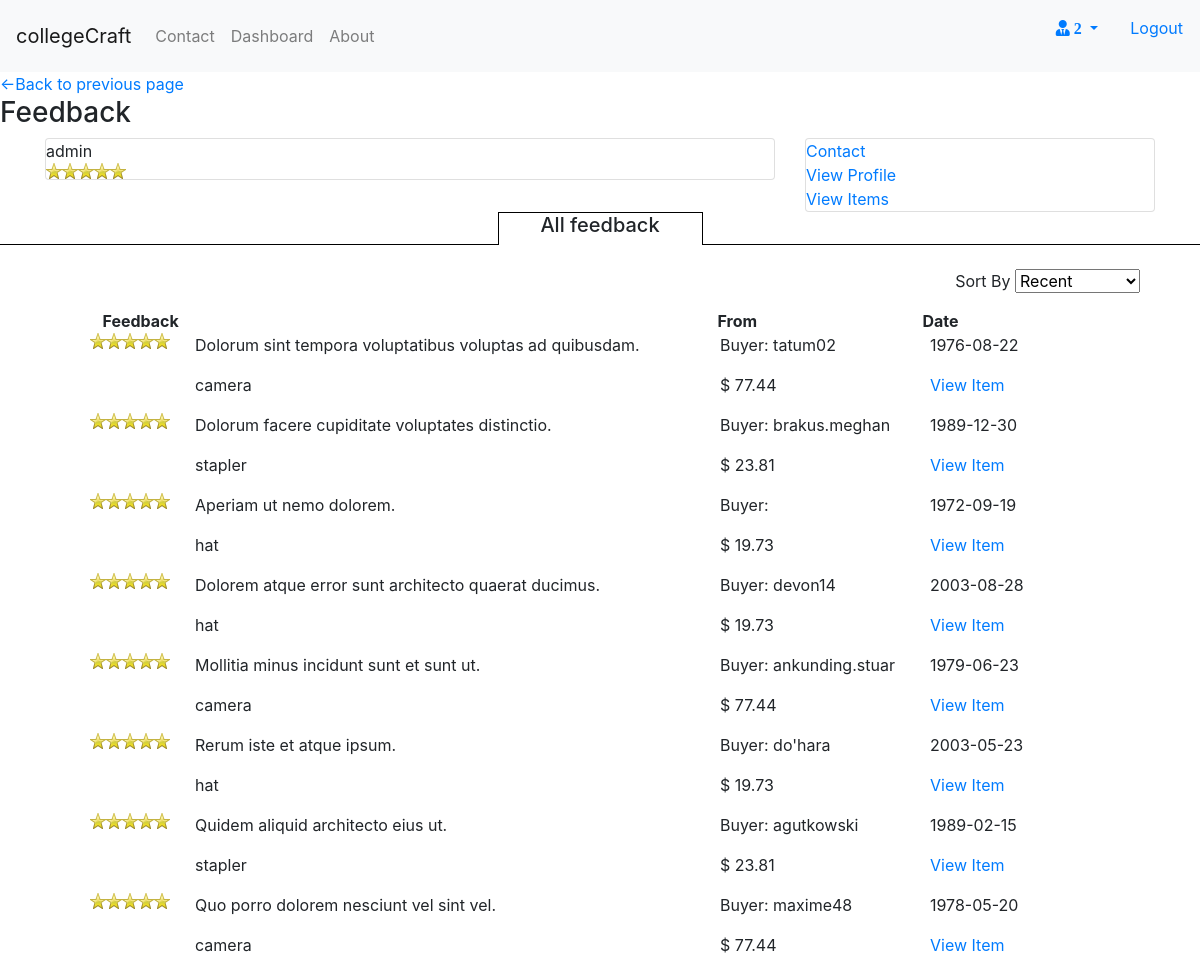
The app's page /views/feedback.php?user=102 (signed in) with its own data.
### tables this page shows
CREATE TABLE `users` (
  `user_id` int(11) NOT NULL,
  `username` varchar(15) NOT NULL,
  `hashed_password` varchar(255) DEFAULT NULL,
  `email_address` varchar(30) DEFAULT NULL,
  `bio` varchar(512) DEFAULT NULL,
  `role_id` int(11) DEFAULT NULL,
  `location` varchar(128) DEFAULT NULL,
  `name` varchar(32) DEFAULT NULL
);

CREATE TABLE `review` (
  `id` int(11) NOT NULL,
  `review` int(11) DEFAULT NULL,
  `trade_id` int(11) DEFAULT NULL,
  `feedback` varchar(256) DEFAULT NULL,
  `created` date DEFAULT NULL,
  `buyer` varchar(64) DEFAULT NULL
);

CREATE TABLE `product` (
  `product_id` int(11) NOT NULL,
  `name` varchar(64) DEFAULT NULL,
  `description` varchar(256) DEFAULT NULL,
  `category` varchar(256) DEFAULT NULL
);

CREATE TABLE `trade_ad` (
  `id` int(11) NOT NULL,
  `product_id` int(11) DEFAULT NULL,
  `price` float DEFAULT NULL,
  `qty` int(11) DEFAULT NULL,
  `seller` int(11) DEFAULT NULL
);

### views/feedback.php (the view, shortened to what this page needs)
<?php
  include '../connect.php';
  $user = $_GET['user'];
  $get_info = "SELECT username from users where user_id={$user}";
  $resultz = $conn->query($get_info);
  while($a = $resultz->fetch_assoc()){
    $feedback_user = $a['username'];
  }
  $info = "SELECT review.id, review.review, review.trade_id, review.feedback, review.created, review.buyer, trade_ad.product_id, trade_ad.price, trade_ad.qty, trade_ad.seller, product.name, users.username
  FROM review
  INNER JOIN Trade_ad ON review.trade_id=Trade_ad.id
  INNER JOIN product ON trade_ad.product_id=product.product_id
  INNER JOIN users ON users.user_id=trade_ad.seller
  WHERE seller = {$user}";
  $result = $conn->query($info);
  $user_rating = "SELECT average_review from(select avg(review) as average_review, users.username, trade_ad.id, trade_ad.seller
                  from review
                  INNER JOIN trade_ad ON review.trade_id=trade_ad.id
                  INNER JOIN users ON trade_ad.seller=users.user_id
                  where seller={$user}) as average";
  $user_rating_result = $conn->query($user_rating);
  while($b = $user_rating_result->fetch_assoc()){
    $review = $b['average_review'];
  }
 ?>
<html>
  <head>
  </head>
  <body>
      <?php include './partials/header.php' ?>
      <div id='sub-nav'>
        <a href='javascript:history.go(-1)'>
          <-Back to previous page
        </a>
      </div>
      <div class='row'>
        <div class='col-sm-12'>
          <h3>Feedback</h3>
        </div>
        <div class='container'>
          <div class='row'>
            <div class='col-sm-8'>
              <div class='card'>
                <?php
                echo $feedback_user;
                echo "
                <span class='stars'>{$review}</span>
                ";
                ?>
              </div>
            </div>
            <div class='col-sm-4'>
              <div class='card'>
                <a href='#'>Contact</a>
                <a href='#'>View Profile</a>
                <a href='#'>View Items</a>
              </div>
            </div>
          </div>
        </div>
      </div>
    <div class='row' style='padding-bottom: 2%;'>
      <div class='col-sm-5 myborder'>
      </div>
      <div id='feedback-tab' class='col-sm-2'>
        <h5>All feedback</h5>
      </div>
      <div class='col-sm-5 myborder'>
      </div>
    </div>
    <div class='row'>
      <div class='col-sm-12'>
        <p style='float: right;padding-right: 5%;'>Sort By
          <select name='sort' id='sort'>
            <option value="recent">Recent</option>
          </select>
        </p>
      </div>
      <div class='col-sm-6 offset-sm-1'>
        <strong>Feedback</strong>
      </div>
      <div class='col-sm-2'>
        <strong>From</strong>
      </div>
      <div class='col-sm-2'>
        <strong>Date</strong>
      </div>
      <div class='col-sm-1'>
      </div>
      <div id='show_sort' class='row'>
      <?php
      while($row = $result->fetch_assoc()){
        $buyer = $conn->query("SELECT username from users where user_id={$row['buyer']}");
        echo "
        <div class='col-sm-1 offset-sm-1'>
          <span class='stars'>{$row['review']}</span>
        </div>
        <div class='col-sm-5'>
          <p>{$row['feedback']}</p>
          <p>{$row['name']}</p>
        </div>
        <div class='col-sm-2'>
          <p>Buyer: ";
          while($data = $buyer->fetch_assoc()){
            echo $data['username'];
          }
        echo "</p>
          <p>$ {$row['price']}
        </div>
        <div class='col-sm-2'>
          <p>{$row['created']}</p>
          <a href='item.php?item={$row['trade_id']}'>View Item</a>
        </div>
        <div class='col-sm-1'>
        </div>
        ";
      }
        ?>
      </div>
    </div>
  </body>
</html>

### views/partials/header.php (shortened to what this page needs)
<?php
include '../connect.php';
if(isset($_SESSION['loggedin'])){
  $user_query = "SELECT user_id from users where username = '{$_SESSION['username']}'";
  $user_result = $conn->query($user_query);
  while($a = $user_result->fetch_assoc()){
    $user_id = $a['user_id'];
  }
  $requests = "SELECT count(*) from trade_request where seller = {$user_id}";
  $requests_result = $conn->query($requests);
  while($b = $requests_result->fetch_assoc()){
    $count = $b['count(*)'];
  }
}
?>
<nav class="navbar navbar-expand-lg navbar-light bg-light">
  <a class="navbar-brand" href="/collegeCraft/views/index.php">collegeCraft</a>
  <div class="collapse navbar-collapse" id="navbarNav">
    <ul class="navbar-nav">
      <li class="nav-item">
        <a class="nav-link" href="/collegeCraft/views/contact.php">Contact</a>
      </li>
      <li class="nav-item">
        <a class="nav-link" href="/collegeCraft/views/dashboard.php">Dashboard</a>
      </li>
      <li class="nav-item">
        <a class="nav-link" href="/collegeCraft/views/about.php">About</a>
      </li>
    </ul>
  </div>
  <?php
    if(session_status() == PHP_SESSION_ACTIVE){
      echo"
      <ul style='float:right; list-style:none;' class='dots row'>
          <li class='nav-item dropdown'>
            <a class='nav-link dropdown-toggle' href='#' id='navbarDropdown' role='button' data-toggle='dropdown' aria-haspopup='true' aria-expanded='false'>
              <span class='fas fa-user-tie' style=''>
                    {$count}
              </span>
            </a>
            <div class='dropdown-menu' aria-labelledby='navbarDropdown'>
              <a class='dropdown-item' href='/collegeCraft/views/requests.php'>Incoming Requests</a>
              <a class='dropdown-item' href='/collegeCraft/views/requests.php?outgoing=true'>Outgoing Requests</a>
            </div>
          </li>
          <li class='nav-item' style=''>
            <a class='nav-link' href='/collegeCraft/views/index.php'>Logout</a>
          </li>
      </ul>";
        }
        ?>
</nav>

### public/stylesheets/item.css (style rules this page uses)
span.stars, span.stars span { display: block; background: url(../images/stars.png) 0 -16px repeat-x; width: 80px; height: 16px; }

### public/stylesheets/feedback.css (style rules this page uses)
.myborder { border-bottom: 1px solid black; }
#feedback-tab { border-left: 1px solid black; border-right: 1px solid black; border-top: 1px solid black; text-align: center; }

### records on screen
users: username "admin"
review: feedback "Dolorum sint tempora voluptatibus voluptas ad quibusdam.", product.name "camera", trade_ad.price "77.44", created "1976-08-22"
users: username "tatum02"
review: feedback "Dolorum facere cupiditate voluptates distinctio.", product.name "stapler", trade_ad.price "23.81", created "1989-12-30"
users: username "brakus.meghan"
review: feedback "Aperiam ut nemo dolorem.", product.name "hat", trade_ad.price "19.73", created "1972-09-19"
review: feedback "Dolorem atque error sunt architecto quaerat ducimus.", product.name "hat", trade_ad.price "19.73", created "2003-08-28"
users: username "devon14"
review: feedback "Mollitia minus incidunt sunt et sunt ut.", product.name "camera", trade_ad.price "77.44", created "1979-06-23"
users: username "ankunding.stuar"
review: feedback "Rerum iste et atque ipsum.", product.name "hat", trade_ad.price "19.73", created "2003-05-23"
users: username "do'hara"
review: feedback "Quidem aliquid architecto eius ut.", product.name "stapler", trade_ad.price "23.81", created "1989-02-15"
users: username "agutkowski"
review: feedback "Quo porro dolorem nesciunt vel sint vel.", product.name "camera", trade_ad.price "77.44", created "1978-05-20"
users: username "maxime48"

### other values on screen
$count "2"
